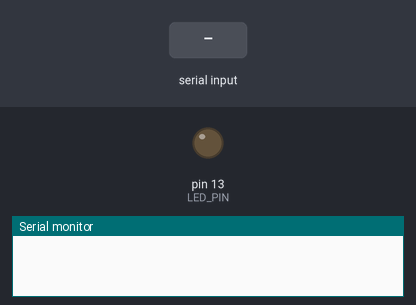
The sketch below on a simulated Arduino Uno, built with avr-gcc and run on an emulated ATmega328P. On the bench: output pins drawn as LEDs (lit = HIGH), the last lines printed to the serial monitor. Inputs (shaded band) come from the test bench.

Above: at 1.2 s.
1.3 s: "1" received over Serial
At 2.5 s:
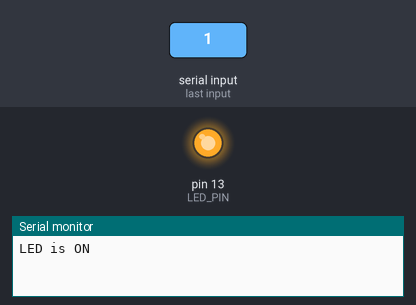
2.8 s: "0" received over Serial
At 3.9 s:
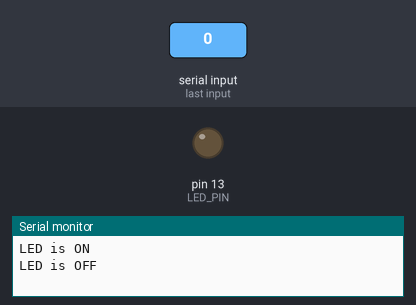
Timing chart, 0 to 5.8 s (numbered marks = the images above; inputs shaded):
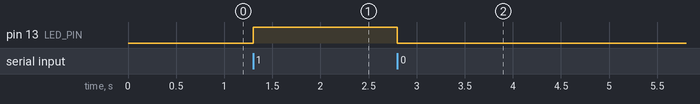

Measured:
- after the input at 1.3 s, pin 13 (LED_PIN): LOW → HIGH at once
- after the input at 2.8 s, pin 13 (LED_PIN): HIGH → LOW at once

The sketch:

EX-14-UART.ino
```cpp
#include <Arduino.h>  // The Arduino core library

// Define pin constants
const int LED_PIN = 13;  // Digital output pin for the LED

void setup() {
  // Initialize serial communication
  Serial.begin(9600);

  // Define LED pin as an output
  pinMode(LED_PIN, OUTPUT);
}

void loop() {
  // Check if data is available in the serial buffer
  if (Serial.available() > 0) {
    // Read the incoming command
    char command = Serial.read();

    // Perform actions based on the received command
    switch (command) {
      case 'ON':
      case 'on':
      case '1':
        digitalWrite(LED_PIN, HIGH);  // Turn on the LED
        Serial.println("LED is ON");
        break;

      case 'OFF':
      case 'off':
      case '0':
        digitalWrite(LED_PIN, LOW);  // Turn off the LED
        Serial.println("LED is OFF");
        break;

      default:
        Serial.println("Use 'ON'/'1' or 'OFF'/'0' to control the LED.");
        break;
    }
  }
}
```
